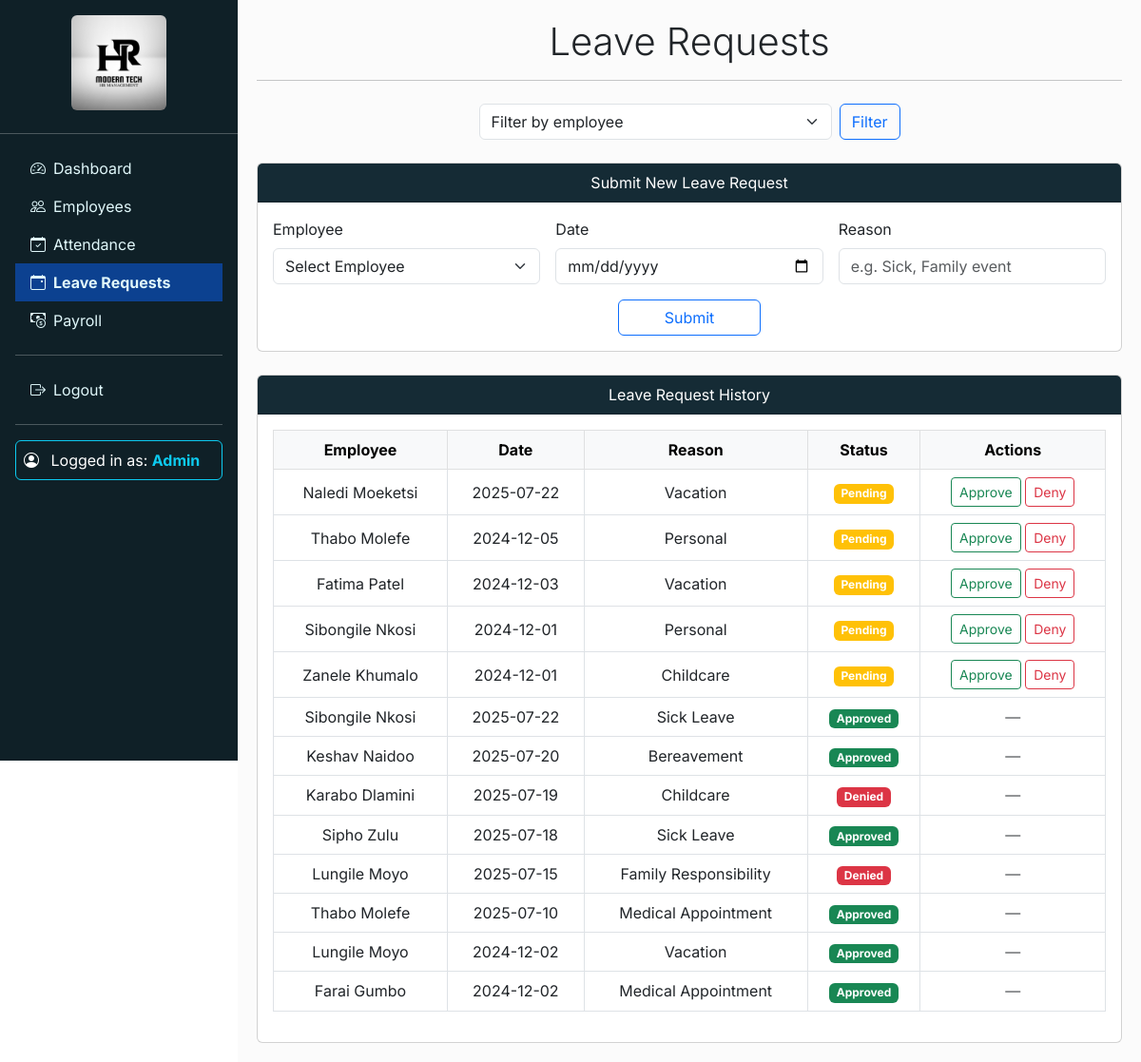
Page /pages/leave.php (signed in) on the committed database.
### tables this page shows
CREATE TABLE leave_requests (
    id INT AUTO_INCREMENT PRIMARY KEY,
    employee_id INT,
    date DATE,
    reason VARCHAR(255),
    status ENUM('Approved', 'Denied', 'Pending'),
    FOREIGN KEY (employee_id) REFERENCES employees(employee_id)
);

CREATE TABLE employees (
    employee_id INT AUTO_INCREMENT PRIMARY KEY,
    name VARCHAR(100) NOT NULL,
    position VARCHAR(100),
    department VARCHAR(50),
    salary DECIMAL(10,2),
    employment_history TEXT,
    contact VARCHAR(100)
);

### pages/leave.php (the view, shortened to what this page needs)
<?php
require_once '../includes/db.php';
require_once '../includes/header.php';
$employeeId = $_GET['employee_id'] ?? 0;
$employeeName = '';
if ($employeeId) {
    $stmt = $pdo->prepare("SELECT l.*, e.name FROM leave_requests l JOIN employees e ON l.employee_id = e.employee_id WHERE l.employee_id = ? ORDER BY l.status = 'Pending' DESC, l.date DESC");
    $stmt->execute([$employeeId]);
} else {
    $stmt = $pdo->query("SELECT l.*, e.name FROM leave_requests l JOIN employees e ON l.employee_id = e.employee_id ORDER BY l.status = 'Pending' DESC, l.date DESC");
}
$leaveRequests = $stmt->fetchAll(PDO::FETCH_ASSOC);
?>
<link rel="stylesheet" href="https://cdn.jsdelivr.net/npm/bootstrap-icons@1.10.5/font/bootstrap-icons.css">
<h2 class="display-6 text-center">Leave Requests <?= $employeeName ? "for $employeeName" : '' ?></h2>
<hr class="mb-4">
<div class="row mb-4 justify-content-center">
    <div class="col-md-6">
        <form method="GET" class="d-flex">
            <select name="employee_id" class="form-select me-2">
                <option value="">Filter by employee</option>
            </select>
            <button class="btn btn-outline-primary">Filter</button>
        </form>
    </div>
</div>
<div class="card mb-4">
    <div class="card-header text-white text-center" style="background-color: #152b35ff;">
        Submit New Leave Request
    </div>
    <div class="card-body">
        <form method="POST">
            <div class="row g-3 align-items-end">
                <div class="col-md-4">
                    <label for="employee_id" class="form-label">Employee</label>
                    <select class="form-select" name="employee_id" id="employee_id" required <?= $employeeId ? 'disabled' : '' ?>>
                        <?php if ($employeeId): ?>
                            <option value="<?= $employeeId ?>" selected><?= htmlspecialchars($employeeName) ?></option>
                            <input type="hidden" name="employee_id" value="<?= $employeeId ?>">
                        <?php else: ?>
                            <option disabled selected value="">Select Employee</option>
                        <?php endif; ?>
                    </select>
                </div>
                <div class="col-md-4">
                    <label for="date" class="form-label">Date</label>
                    <input type="date" class="form-control" name="date" id="date" required value="<?= $_POST['date'] ?? '' ?>">
                </div>
                <div class="col-md-4">
                    <label for="reason" class="form-label">Reason</label>
                    <input type="text" class="form-control" name="reason" id="reason" required placeholder="e.g. Sick, Family event" value="<?= $_POST['reason'] ?? '' ?>">
                </div>
            </div>
            <div class="text-center mt-3">
                <button class="btn btn-outline-primary px-5" name="submit_leave">Submit</button>
            </div>
        </form>
    </div>
</div>
<div class="card">
    <div class="card-header text-white text-center" style="background-color: #152b35ff;">
        Leave Request History
    </div>
    <div class="card-body">
        <div class="table-responsive">
            <table class="table table-bordered table-hover align-middle text-center">
                <thead class="table-light">
                    <tr>
                        <?php if (!$employeeId): ?><th>Employee</th><?php endif; ?>
                        <th>Date</th>
                        <th>Reason</th>
                        <th>Status</th>
                        <th>Actions</th>
                    </tr>
                </thead>
                <tbody>
                    <?php if (empty($leaveRequests)): ?>
                        <tr>
                            <td colspan="<?= $employeeId ? 4 : 5 ?>">No leave requests found.</td>
                        </tr>
                    <?php else: ?>
                        <?php foreach ($leaveRequests as $req): ?>
                            <tr>
                                <?php if (!$employeeId): ?>
                                    <td><?= htmlspecialchars($req['name']) ?></td>
                                <?php endif; ?>
                                <td><?= $req['date'] ?></td>
                                <td><?= htmlspecialchars($req['reason']) ?></td>
                                <td>
                                    <span class="badge bg-<?= $req['status'] === 'Approved' ? 'success' : ($req['status'] === 'Denied' ? 'danger' : 'warning') ?>">
                                        <?= $req['status'] ?>
                                    </span>
                                </td>
                                <td>
                                    <?php if ($req['status'] === 'Pending'): ?>
                                        <form method="POST" class="d-inline">
                                            <button name="status" value="Approved" class="btn btn-sm btn-outline-success">Approve</button>
                                        </form>
                                        <form method="POST" class="d-inline">
                                            <button name="status" value="Denied" class="btn btn-sm btn-outline-danger">Deny</button>
                                        </form>
                                    <?php else: ?>
                                        <span class="text-muted">—</span>
                                    <?php endif; ?>
                                </td>
                            </tr>
                        <?php endforeach; ?>
                    <?php endif; ?>
                </tbody>
            </table>
        </div>
    </div>
</div>
<?php
require_once '../includes/footer.php';
?>

### includes/header.php (style rules this page uses)
body { margin: 0; padding: 0; overflow-x: hidden; }

### pages/leave.php (style rules this page uses)
body { font-family: 'Inter', sans-serif ; }

### rows in the picture
leave_requests: employee.name "Naledi Moeketsi", date "2025-07-22", reason "Vacation", status "Pending"
leave_requests: employee.name "Thabo Molefe", date "2024-12-05", reason "Personal", status "Pending"
leave_requests: employee.name "Fatima Patel", date "2024-12-03", reason "Vacation", status "Pending"
leave_requests: employee.name "Sibongile Nkosi", date "2024-12-01", reason "Personal", status "Pending"
leave_requests: employee.name "Zanele Khumalo", date "2024-12-01", reason "Childcare", status "Pending"
leave_requests: employee.name "Sibongile Nkosi", date "2025-07-22", reason "Sick Leave", status "Approved"
leave_requests: employee.name "Keshav Naidoo", date "2025-07-20", reason "Bereavement", status "Approved"
leave_requests: employee.name "Karabo Dlamini", date "2025-07-19", reason "Childcare", status "Denied"
leave_requests: employee.name "Sipho Zulu", date "2025-07-18", reason "Sick Leave", status "Approved"
leave_requests: employee.name "Lungile Moyo", date "2025-07-15", reason "Family Responsibility", status "Denied"
leave_requests: employee.name "Thabo Molefe", date "2025-07-10", reason "Medical Appointment", status "Approved"
leave_requests: employee.name "Lungile Moyo", date "2024-12-02", reason "Vacation", status "Approved"
leave_requests: employee.name "Farai Gumbo", date "2024-12-02", reason "Medical Appointment", status "Approved"
